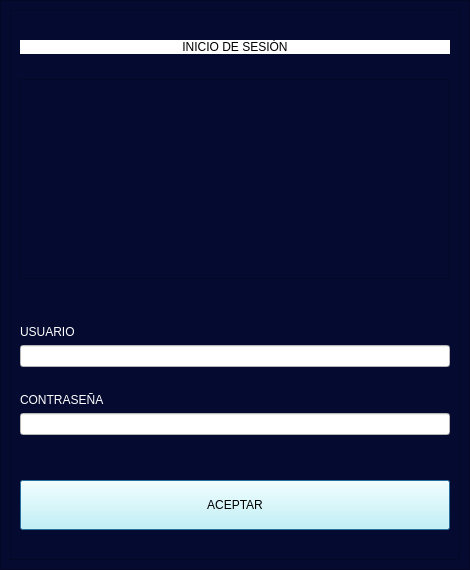
<?xml version="1.0" encoding="UTF-8"?>
<ui version="4.0">
 <class>Dialog</class>
 <widget class="QDialog" name="Dialog">
  <property name="geometry">
   <rect>
    <x>0</x>
    <y>0</y>
    <width>470</width>
    <height>570</height>
   </rect>
  </property>
  <property name="windowTitle">
   <string>LOGIN</string>
  </property>
  <layout class="QHBoxLayout" name="horizontalLayout">
   <property name="leftMargin">
    <number>0</number>
   </property>
   <property name="topMargin">
    <number>0</number>
   </property>
   <property name="rightMargin">
    <number>0</number>
   </property>
   <property name="bottomMargin">
    <number>0</number>
   </property>
   <item>
    <widget class="QFrame" name="frame">
     <property name="enabled">
      <bool>true</bool>
     </property>
     <property name="minimumSize">
      <size>
       <width>470</width>
       <height>570</height>
      </size>
     </property>
     <property name="layoutDirection">
      <enum>Qt::LeftToRight</enum>
     </property>
     <property name="styleSheet">
      <string notr="true">QWidget {
    background-color: #050A30;
}

</string>
     </property>
     <property name="frameShape">
      <enum>QFrame::StyledPanel</enum>
     </property>
     <property name="frameShadow">
      <enum>QFrame::Raised</enum>
     </property>
     <layout class="QVBoxLayout" name="verticalLayout">
      <item>
       <widget class="QFrame" name="frame_2">
        <property name="styleSheet">
         <string notr="true">QWidget {
    background-color: #050A30;
}
</string>
        </property>
        <property name="frameShape">
         <enum>QFrame::StyledPanel</enum>
        </property>
        <property name="frameShadow">
         <enum>QFrame::Raised</enum>
        </property>
        <layout class="QVBoxLayout" name="verticalLayout_2">
         <item>
          <spacer name="verticalSpacer_4">
           <property name="orientation">
            <enum>Qt::Vertical</enum>
           </property>
           <property name="sizeHint" stdset="0">
            <size>
             <width>20</width>
             <height>40</height>
            </size>
           </property>
          </spacer>
         </item>
         <item>
          <widget class="QLabel" name="label_3">
           <property name="styleSheet">
            <string notr="true">font: 12pt &quot;Algerian&quot;;
background-color: white;
</string>
           </property>
           <property name="text">
            <string>INICIO DE SESIÓN</string>
           </property>
           <property name="alignment">
            <set>Qt::AlignCenter</set>
           </property>
          </widget>
         </item>
         <item>
          <spacer name="verticalSpacer_5">
           <property name="orientation">
            <enum>Qt::Vertical</enum>
           </property>
           <property name="sizeHint" stdset="0">
            <size>
             <width>20</width>
             <height>40</height>
            </size>
           </property>
          </spacer>
         </item>
         <item>
          <widget class="QFrame" name="frame_3">
           <property name="minimumSize">
            <size>
             <width>200</width>
             <height>200</height>
            </size>
           </property>
           <property name="frameShape">
            <enum>QFrame::StyledPanel</enum>
           </property>
           <property name="frameShadow">
            <enum>QFrame::Raised</enum>
           </property>
           <layout class="QHBoxLayout" name="horizontalLayout_2">
            <item>
             <spacer name="horizontalSpacer">
              <property name="orientation">
               <enum>Qt::Horizontal</enum>
              </property>
              <property name="sizeHint" stdset="0">
               <size>
                <width>33</width>
                <height>20</height>
               </size>
              </property>
             </spacer>
            </item>
            <item>
             <spacer name="verticalSpacer_9">
              <property name="orientation">
               <enum>Qt::Vertical</enum>
              </property>
              <property name="sizeHint" stdset="0">
               <size>
                <width>20</width>
                <height>40</height>
               </size>
              </property>
             </spacer>
            </item>
            <item>
             <spacer name="verticalSpacer_12">
              <property name="orientation">
               <enum>Qt::Vertical</enum>
              </property>
              <property name="sizeHint" stdset="0">
               <size>
                <width>20</width>
                <height>40</height>
               </size>
              </property>
             </spacer>
            </item>
            <item>
             <widget class="QLabel" name="label_4">
              <property name="maximumSize">
               <size>
                <width>16777215</width>
                <height>16777215</height>
               </size>
              </property>
              <property name="text">
               <string/>
              </property>
              <property name="pixmap">
               <pixmap>imagenes/USER.png</pixmap>
              </property>
              <property name="scaledContents">
               <bool>true</bool>
              </property>
             </widget>
            </item>
            <item>
             <spacer name="verticalSpacer_13">
              <property name="orientation">
               <enum>Qt::Vertical</enum>
              </property>
              <property name="sizeHint" stdset="0">
               <size>
                <width>20</width>
                <height>40</height>
               </size>
              </property>
             </spacer>
            </item>
            <item>
             <spacer name="verticalSpacer_11">
              <property name="orientation">
               <enum>Qt::Vertical</enum>
              </property>
              <property name="sizeHint" stdset="0">
               <size>
                <width>20</width>
                <height>40</height>
               </size>
              </property>
             </spacer>
            </item>
            <item>
             <spacer name="horizontalSpacer_2">
              <property name="orientation">
               <enum>Qt::Horizontal</enum>
              </property>
              <property name="sizeHint" stdset="0">
               <size>
                <width>40</width>
                <height>20</height>
               </size>
              </property>
             </spacer>
            </item>
           </layout>
          </widget>
         </item>
         <item>
          <spacer name="verticalSpacer_8">
           <property name="orientation">
            <enum>Qt::Vertical</enum>
           </property>
           <property name="sizeHint" stdset="0">
            <size>
             <width>20</width>
             <height>40</height>
            </size>
           </property>
          </spacer>
         </item>
         <item>
          <spacer name="verticalSpacer_2">
           <property name="orientation">
            <enum>Qt::Vertical</enum>
           </property>
           <property name="sizeHint" stdset="0">
            <size>
             <width>20</width>
             <height>40</height>
            </size>
           </property>
          </spacer>
         </item>
         <item>
          <widget class="QLabel" name="label">
           <property name="styleSheet">
            <string notr="true">font: 12pt &quot;Algerian&quot;;
color: white;
</string>
           </property>
           <property name="frameShape">
            <enum>QFrame::NoFrame</enum>
           </property>
           <property name="text">
            <string>USUARIO</string>
           </property>
          </widget>
         </item>
         <item>
          <widget class="QLineEdit" name="txtUser">
           <property name="enabled">
            <bool>true</bool>
           </property>
           <property name="styleSheet">
            <string notr="true">background-color: rgb(255, 255, 255);
font: 13pt &quot;Arial&quot;;</string>
           </property>
          </widget>
         </item>
         <item>
          <spacer name="verticalSpacer_7">
           <property name="orientation">
            <enum>Qt::Vertical</enum>
           </property>
           <property name="sizeHint" stdset="0">
            <size>
             <width>20</width>
             <height>40</height>
            </size>
           </property>
          </spacer>
         </item>
         <item>
          <widget class="QLabel" name="label_2">
           <property name="enabled">
            <bool>true</bool>
           </property>
           <property name="styleSheet">
            <string notr="true">font: 12pt &quot;Algerian&quot;;
color: white;
</string>
           </property>
           <property name="text">
            <string>CONTRASEÑA</string>
           </property>
           <property name="scaledContents">
            <bool>false</bool>
           </property>
          </widget>
         </item>
         <item>
          <widget class="QLineEdit" name="txtPass">
           <property name="enabled">
            <bool>true</bool>
           </property>
           <property name="styleSheet">
            <string notr="true">background-color: rgb(255, 255, 255);
font: 13pt &quot;Arial&quot;;</string>
           </property>
           <property name="echoMode">
            <enum>QLineEdit::Password</enum>
           </property>
          </widget>
         </item>
         <item>
          <spacer name="verticalSpacer_10">
           <property name="orientation">
            <enum>Qt::Vertical</enum>
           </property>
           <property name="sizeHint" stdset="0">
            <size>
             <width>20</width>
             <height>40</height>
            </size>
           </property>
          </spacer>
         </item>
         <item>
          <spacer name="verticalSpacer_6">
           <property name="orientation">
            <enum>Qt::Vertical</enum>
           </property>
           <property name="sizeHint" stdset="0">
            <size>
             <width>20</width>
             <height>40</height>
            </size>
           </property>
          </spacer>
         </item>
         <item>
          <widget class="QPushButton" name="btnAceptar">
           <property name="minimumSize">
            <size>
             <width>0</width>
             <height>50</height>
            </size>
           </property>
           <property name="styleSheet">
            <string notr="true">font: 14pt &quot;Algerian&quot;;
background-color:  rgb(196, 255, 255);</string>
           </property>
           <property name="text">
            <string>ACEPTAR</string>
           </property>
          </widget>
         </item>
         <item>
          <spacer name="verticalSpacer">
           <property name="orientation">
            <enum>Qt::Vertical</enum>
           </property>
           <property name="sizeHint" stdset="0">
            <size>
             <width>20</width>
             <height>40</height>
            </size>
           </property>
          </spacer>
         </item>
        </layout>
        <zorder>btnAceptar</zorder>
        <zorder>label_3</zorder>
        <zorder>frame_3</zorder>
        <zorder>label</zorder>
        <zorder>txtUser</zorder>
        <zorder>label_2</zorder>
        <zorder>txtPass</zorder>
        <zorder>verticalSpacer_10</zorder>
       </widget>
      </item>
      <item>
       <spacer name="verticalSpacer_3">
        <property name="orientation">
         <enum>Qt::Vertical</enum>
        </property>
        <property name="sizeHint" stdset="0">
         <size>
          <width>20</width>
          <height>40</height>
         </size>
        </property>
       </spacer>
      </item>
     </layout>
    </widget>
   </item>
  </layout>
 </widget>
 <resources/>
 <connections/>
</ui>
